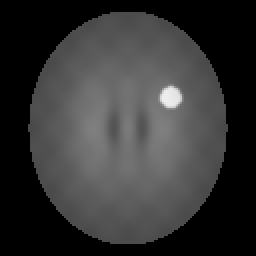
#> input picture sample_data/sample_B.png, 128 x 128 px (shown 2 times larger)
$ python -i anomaly.py   (imports and definitions only)
#> lines starting #> are read from the running program, lines starting #| are printed output that depends on the picture; after the words box and inside, x2 and y2 are one past the last pixel; in counts of white or black regions, pixels touching at a corner belong together
#> further down, picture is the input picture: shape (128, 128); min 0, max 237, mean 52.4
### processing/preprocessing.py
import cv2
import numpy as np
from scipy.ndimage import binary_fill_holes
from skimage.morphology import disk, opening, closing, dilation, remove_small_objects
from skimage.measure import label, regionprops
from config import IMAGE_SIZE, DEFAULT_NORM_METHOD


def extract_brain_mask(image):
    """Robust anatomical brain mask extraction (skull stripping heuristic).

    Disconnects skull/dura using morphological filtering, extracts the largest
    central brain tissue component, and fills internal holes (e.g. ventricles).
    """
    x = np.asarray(image, dtype=np.float32)
    if x.ndim != 2 or x.size == 0 or not np.isfinite(x).all():
        return np.zeros_like(x, dtype=bool)

    lo, hi = float(x.min()), float(x.max())
#> lo = 0; hi = 237
    if hi - lo < 1e-6:
        return np.zeros_like(x, dtype=bool)

    # Initial head/tissue thresholding
    norm = (x - lo) / (hi - lo)
    initial_fg = norm > 0.05
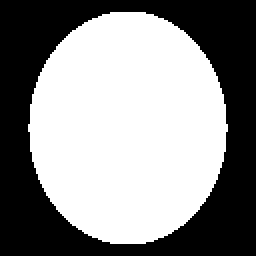
#> initial_fg: shape (128, 128) bool (shown 2 times larger); 55.5% white; 1 black region, box (x1, y1, x2, y2) and area: (0, 0, 128, 128) 7296
    if not initial_fg.any():
        return np.zeros_like(x, dtype=bool)

    # Morphological opening to disconnect thin dura/skull connections
    opened = opening(initial_fg, footprint=disk(2))
    cleaned = remove_small_objects(opened, min_size=30)
    filled = binary_fill_holes(cleaned)

    # Extract largest component
    labeled = label(filled)
#> labeled: shape (128, 128) int32; values 0 (black) and 1 (white), 55.5% white; 1 black region
    props = regionprops(labeled)
#> props = 1 regions; box (x1, y1, x2, y2) and area: (14, 6, 114, 122) 9088
    if not props:
        # Fallback to standard foreground heuristic
        return binary_fill_holes(norm > 0.03)

    largest = max(props, key=lambda p: p.area)
    mask = labeled == largest.label

    # Fill internal cavities (ventricles, sulci)
    mask = binary_fill_holes(mask)

    # Mild dilation to recover cortical boundary while excluding skull
    mask = dilation(mask, footprint=disk(1))
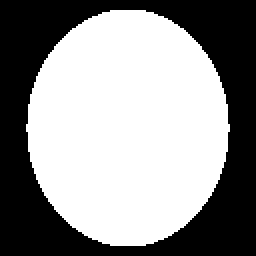
#> mask: shape (128, 128) bool (shown 2 times larger); 57.3% white; 1 black region, box (x1, y1, x2, y2) and area: (0, 0, 128, 128) 6988
    return mask.astype(bool)


# [77 lines left out: functions normalize, grayscale, resize_image, preprocess, not called in this run]

### processing/anomaly.py
import numpy as np
from scipy.ndimage import gaussian_filter, binary_fill_holes
from skimage.morphology import disk, opening, closing, remove_small_objects, remove_small_holes
from config import DEFAULT_CALIBRATED_THRESHOLD, DEFAULT_CALIBRATED_PERCENTILE
from processing.preprocessing import extract_brain_mask


# [5 lines left out: function demo_reconstruction, not called in this run]


def foreground_mask(image):
    """Real anatomical brain mask with fallback for synthetic images."""
    mask = extract_brain_mask(image)
    if mask.sum() > 50:
        return mask
    return binary_fill_holes(image > 0.03)


# [66 lines left out: functions calibrate_threshold, anomaly_map, threshold_map, not called in this run]


def intensity_threshold_baseline(image, foreground=None, percentile=98.0, min_area=18):
    """Simple non-neural baseline: flags hyperintense brain regions above percentile."""
    fg = foreground_mask(image) if foreground is None else foreground.astype(bool)
    if not fg.any():
        return np.zeros_like(image, dtype=bool), np.zeros_like(image, dtype=np.float32)
    values = image[fg]
#> values = 9396 values, max 237 at index 3071, min 0 at index 0, mean 91.36
    thresh = float(np.percentile(values, percentile))
#> thresh = 125
    mask = (image > thresh) & fg
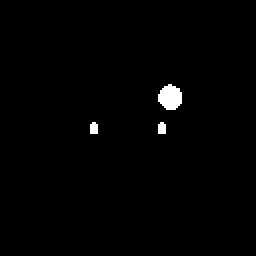
#> mask: shape (128, 128) bool (shown 2 times larger); 0.99% white; 3 white regions, box (x1, y1, x2, y2) and area: (79, 42, 91, 55) 118, (45, 61, 49, 67) 22, (79, 61, 83, 67) 22
    mask = opening(mask, disk(1))
#> mask: shape (128, 128) bool; 0.96% white; 3 white regions, box (x1, y1, x2, y2) and area: (79, 42, 91, 55) 117, (45, 61, 49, 67) 20, (79, 61, 83, 67) 20
    mask = closing(mask, disk(1))
    mask = remove_small_objects(mask, min_size=min_area)
    mask = remove_small_holes(mask, area_threshold=12) & fg
    heat = np.clip((image - thresh) / max(1.0 - thresh, 1e-6), 0, 1) * fg
    return mask.astype(bool), heat.astype(np.float32)


# [6 lines left out: function score_error, not called in this run]

>>> import cv2
>>> picture = cv2.imread('../sample_data/sample_B.png', cv2.IMREAD_GRAYSCALE)
>>> result = intensity_threshold_baseline(picture)
